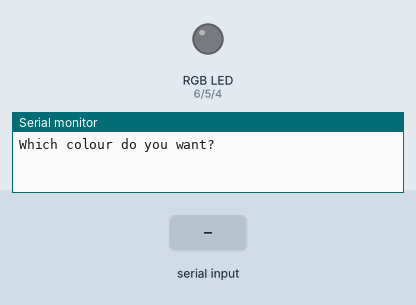
Recording of a sketch running on a simulated Arduino Uno, built with avr-gcc and run on an emulated ATmega328P. Shown: an RGB LED mixed from three pins (HIGH = lit), the last lines printed to the serial monitor. The test bench sets the inputs (shaded band).

Above: at 1.2 s.
1.3 s: "red" received over Serial
At 3.5 s:
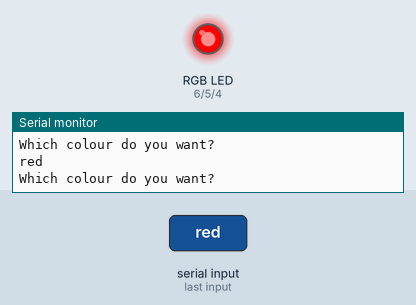
3.8 s: "green" received over Serial
At 5.5 s:
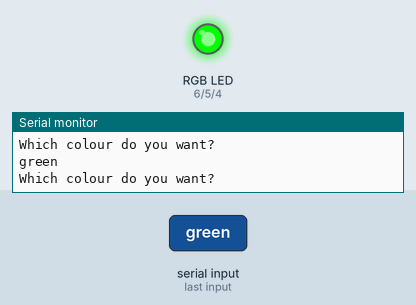
6.3 s: "blue" received over Serial
At 8.5 s:
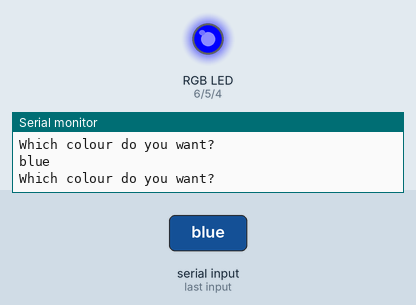
8.8 s: "yellow" received over Serial
At 10.6 s:
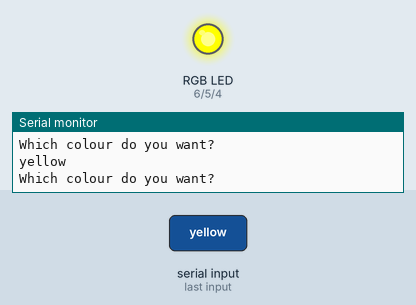
Timing chart, 0 to 12.1 s (numbered marks = the images above; inputs shaded):
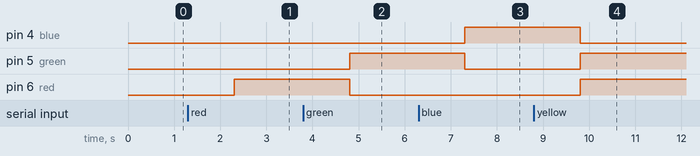

The sketch:

014RGBleds.ino
```cpp
String msg1 = "Which colour do you want?";
String ledColor;
int red=6, green=5, blue=4;

void setup(){
  Serial.begin(9600);
  pinMode(red, OUTPUT);
  pinMode(green, OUTPUT);
  pinMode(blue, OUTPUT);
}

void loop(){
  Serial.println(msg1);
  while(Serial.available()==0){}
  ledColor = Serial.readString();
  Serial.println(ledColor);
  if(ledColor == "red" || ledColor == "RED"){
  	digitalWrite(red,HIGH);
    digitalWrite(blue,LOW);
    digitalWrite(green,LOW);
  }
  else if(ledColor == "green" || ledColor == "GREEN"){
  	digitalWrite(red,LOW);
    digitalWrite(green,HIGH);
    digitalWrite(blue,LOW);
  }
  else if(ledColor == "blue" || ledColor == "BLUE"){
  	digitalWrite(red,LOW);
    digitalWrite(green,LOW);
    digitalWrite(blue,HIGH);
  }
  else if(ledColor == "yellow" || ledColor == "YELLOW"){
  	analogWrite(red,255);
    analogWrite(green,255);
    analogWrite(blue,0);
  }
  else if(ledColor == "magenta" || ledColor == "MAGENTA"){
  	analogWrite(red,255);
    analogWrite(green,0);
    analogWrite(blue,255);
  }
  else if(ledColor == "cyan" || ledColor == "CYAN"){
  	analogWrite(red,0);
    analogWrite(green,255);
    analogWrite(blue,255);
  }
  else{
  	Serial.println("Please enter valid color");
  }

}
```

Measured:
- after the input at 1.3 s, pin 6 (red): LOW → HIGH after 1.0 s
- after the input at 3.8 s, pin 5 (green): LOW → HIGH after 1.0 s; pin 6 (red): HIGH → LOW after 1.0 s
- after the input at 6.3 s, pin 4 (blue): LOW → HIGH after 1.0 s; pin 5 (green): HIGH → LOW after 1.0 s
- after the input at 8.8 s, pin 4 (blue): HIGH → LOW after 1.0 s; pin 5 (green), pin 6 (red): LOW → HIGH after 1.0 s
